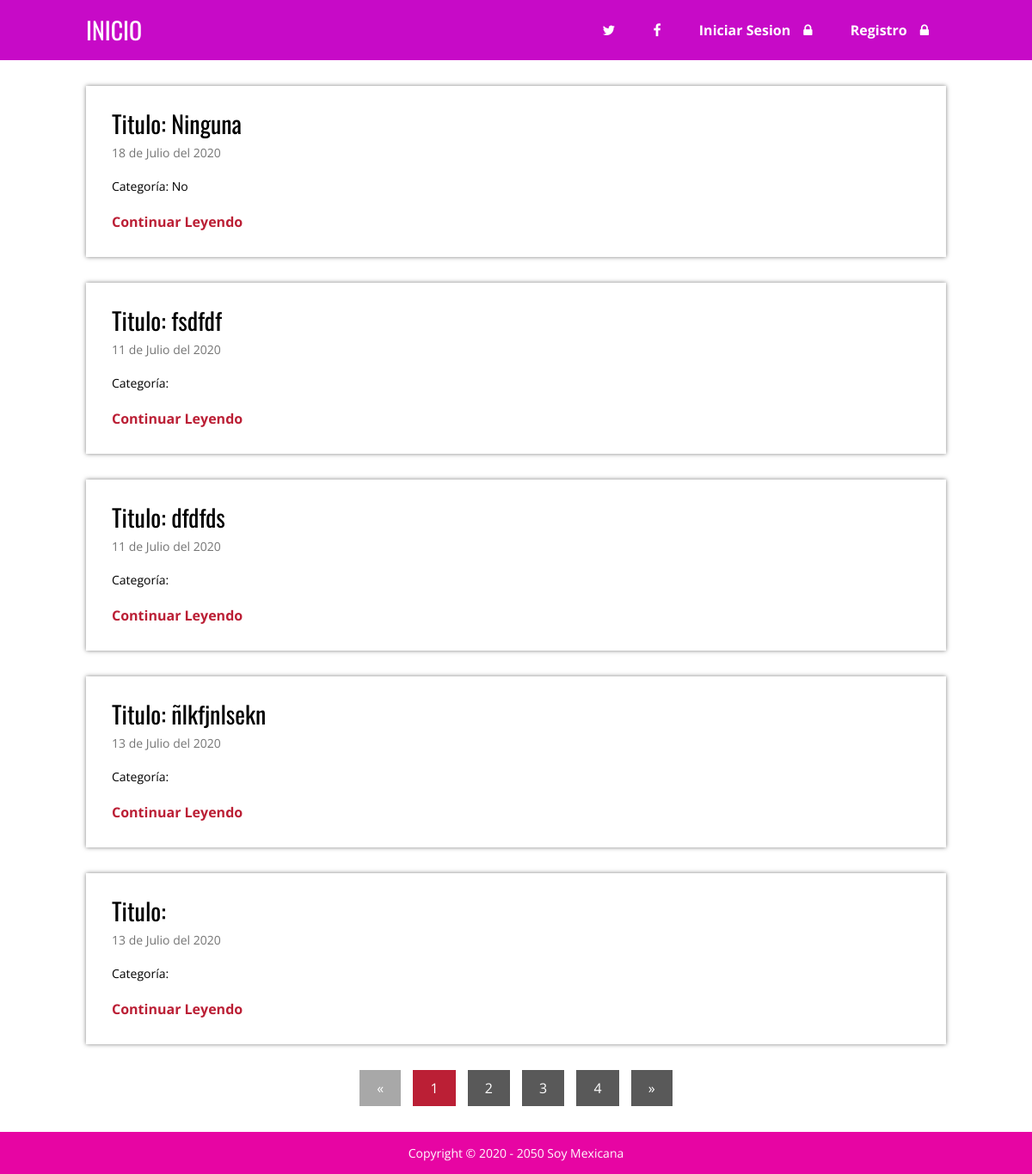
/consulta.php, run on the app's committed database.
### tables this page shows
CREATE TABLE `formulario` (
  `id` int(11) NOT NULL,
  `nombre` varchar(150) NOT NULL,
  `correo` varchar(150) NOT NULL,
  `estudiante` varchar(80) NOT NULL,
  `telefono` varchar(10) NOT NULL,
  `n_control` varchar(80) NOT NULL,
  `carrera` varchar(150) NOT NULL,
  `semestre` varchar(150) NOT NULL,
  `grupo` varchar(150) NOT NULL,
  `turno` varchar(150) NOT NULL,
  `aula` varchar(150) NOT NULL,
  `queja` varchar(255) NOT NULL,
  `sugerencia` varchar(255) NOT NULL,
  `fecha` timestamp NOT NULL DEFAULT CURRENT_TIMESTAMP ON UPDATE CURRENT_TIMESTAMP,
  `estado` varchar(150) NOT NULL,
  `respuesta` varchar(255) NOT NULL
);

### consulta.php (called while the page is built, shortened)
<?php
require 'admin/config.php';
require 'functions.php';
try {
$conexion = new PDO('mysql:host=localhost;dbname='.$bd_config['basedatos'], $bd_config['usuario'], $bd_config['pass']);
$conexion->setAttribute(PDO::ATTR_ERRMODE, PDO::ERRMODE_EXCEPTION);
$statement = $conexion->prepare('SELECT * FROM formulario');
$statement->execute();
$resultados = $statement->fetchAll();
} catch (PDOException $e) {
	echo 'ERROR:' . $e->getMessage();
header('Location: error.php');
die('Problemas con la conexion');
}
$conexion = conexion($bd_config);
$posts = obtener_post($blog_config['post_por_pagina'], $conexion);
require 'views/consulta.view.php';
?>

### admin/config.php (called while the page is built, shortened)
<?php
$blog_config = array(
	'post_por_pagina'=> '5'
);
?>

### functions.php (called while the page is built, shortened)
<?php
function pagina_actual(){
	return isset($_GET['p']) ? (int)$_GET['p']: 1;
}
function obtener_post($post_por_pagina, $conexion){
	$inicio = (pagina_actual() > 1) ? (pagina_actual() * $post_por_pagina - $post_por_pagina) : 0;
	$sentencia = $conexion->prepare("SELECT SQL_CALC_FOUND_ROWS * FROM formulario LIMIT {$inicio}, {$post_por_pagina}");
	$sentencia->execute();
	return $sentencia->fetchAll();
}
function fecha($fecha){
	$timestamp = strtotime($fecha);
	$meses = ['Enero', 'Febrero', 'Marzo', 'Abril', 'Mayo', 'Junio', 'Julio', 'Agosto', 'Septiembre', 'Octubre', 'Noviembre', 'Diciembre'];
	$dia = date('d', $timestamp);
	$mes = date('m', $timestamp) - 1;
	$year = date('Y', $timestamp);
	$fecha = $dia . ' de ' . $meses[$mes] . ' del ' . $year;
	return $fecha;
}
?>

### views/consulta.view.php (the view)
<?php require 'header.php' ?>
	<div class="contenedor">
		<?php foreach($posts as $post): ?>
			<div class="post">
				<article>
					<h2 class="titulo">Titulo: <a href="single.php?id=<?php echo $post['queja']; ?>"><?php echo $post['queja'] ?></a></h2>
					<p class="fecha"><?php echo fecha($post['fecha']); ?></p>
					<p class="extracto">Categoría: <?php echo $post['estudiante'] ?></p>
					<a href="single.php?id=<?php echo $post['id']; ?>" class="continuar">Continuar Leyendo</a>
				</article>
			</div>
		<?php endforeach; ?>
		<?php require 'paginacion.php'; ?>
	</div>
<?php require 'footer.php'; ?>

### css/estilos.css (style rules this page uses)
* { margin: 0; padding: 0; -webkit-box-sizing: border-box; -moz-box-sizing: border-box; box-sizing: border-box; }
body { font-size: 16px; font-family: 'Open Sans', sans-serif; background: #ffffff; }
h1, h2, h3, h4, h5, h6 { font-family: "Oswald", Arial, Sans-serif; font-weight: normal; text-align: justify; }
a { text-decoration: none; color:#BB1F35; }
.contenedor { max-width: 1000px; width: 90%; margin: auto; }
.post { width: 100%; background: #fff; box-shadow: 0px 0px 5px rgba(0,0,0, .5); margin-bottom: 30px; padding: 30px; }
.post article .titulo { font-family: "Oswald", Arial, Sans-serif; font-size: 28px; font-weight: normal; line-height: 28px; margin-bottom: 10px; }
.post article .titulo a { color:#000; }
.post article .fecha { color:#747474; font-size: 14px; margin-bottom: 20px; }
.post article .extracto { font-size: 14px; line-height: 20px; margin-bottom: 20px; }
.post article .continuar { color:#BB1F35; font-weight: bold; }

### data on the page
formulario: queja "Ninguna", fecha "18 de Julio del 2020", estudiante "No"
formulario: queja "fsdfdf", fecha "11 de Julio del 2020"
formulario: queja "dfdfds", fecha "11 de Julio del 2020"
formulario: queja "ñlkfjnlsekn", fecha "13 de Julio del 2020"
formulario: fecha "13 de Julio del 2020"
